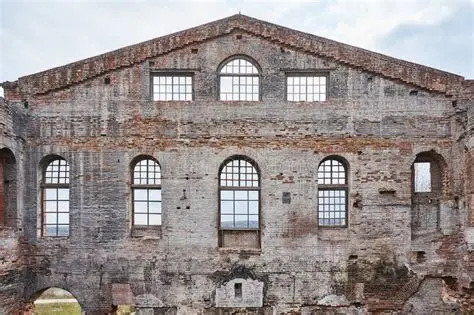
#> input picture LAB_S06_2026-2/fachada_buena.jpg, 474 x 315 px
$ python LAB_S06_000300122_actividad_harris_fachadas.py fachada_buena.jpg
#> lines starting #> are read from the running program, lines starting #| are printed output that depends on the picture; after the words box and inside, x2 and y2 are one past the last pixel; in counts of white or black regions, pixels touching at a corner belong together
# -*- coding: utf-8 -*-
# =============================================================================
# ACTIVIDAD: EVALUACION DEL ESTADO DE FACHADAS CON EL DETECTOR DE ESQUINAS HARRIS
#
# Pasos: 1) Cargar "n" imagenes  2) Detectar esquinas (Harris)  3) Contarlas
#        4) Marcarlas sobre la imagen  5) Clasificar la fachada
#
# Regla de clasificacion:
#     mas de 1500 esquinas  -> Buen estado
#     entre 700 y 1500      -> Estado regular
#     menos de 700          -> Estado deteriorado
#
# Instalacion:  py -m pip install opencv-python numpy matplotlib
# Ejecucion:    py LAB_S06_000300122_actividad_harris_fachadas.py
#               py LAB_S06_000300122_actividad_harris_fachadas.py fachada1.jpg fachada2.jpg
# Las imagenes marcadas se guardan en la carpeta "resultados".
# =============================================================================

import os
import sys
import cv2
import numpy as np
import matplotlib.pyplot as plt
from tkinter import Tk, filedialog

# ----------------------------- PARAMETROS ------------------------------------
CARPETA = "resultados"      # carpeta de salida
ANCHO_NORMALIZADO = 1000    # todas las imagenes se redimensionan a este ancho
                            # para que el conteo sea comparable entre fotos
BLOCK_SIZE = 2              # vecindad usada por Harris
KSIZE = 3                   # apertura del operador Sobel
K = 0.04                    # constante k de Harris (0.04 - 0.06)
UMBRAL_REL = 0.01           # esquina si respuesta > 1 % del maximo
UMBRAL_BUEN = 1500          # > 1500  -> buen estado
UMBRAL_REGULAR = 700        # 700-1500 -> regular, < 700 -> deteriorado

os.makedirs(CARPETA, exist_ok=True)


def seleccionar_imagenes():
    """Abre el explorador para elegir una o varias imagenes (n imagenes)."""
    ventana = Tk()
    ventana.withdraw()
    ventana.attributes("-topmost", True)
    try:
        rutas = filedialog.askopenfilenames(
            title="Selecciona las imagenes de fachadas",
            filetypes=[("Imagenes", "*.png *.jpg *.jpeg *.bmp *.tif *.tiff"),
                       ("Todos los archivos", "*.*")])
        return list(rutas)
    finally:
        ventana.destroy()


def cargar_imagen(ruta):
    """Lee la imagen y la normaliza a un ancho fijo."""
    img = cv2.imread(ruta)
    if img is None:
        raise FileNotFoundError(f"No se pudo leer la imagen: {ruta}")
    escala = ANCHO_NORMALIZADO / img.shape[1]
    return cv2.resize(img, None, fx=escala, fy=escala, interpolation=cv2.INTER_AREA)


def detectar_esquinas(img):
    """Aplica Harris y devuelve una lista de coordenadas (x, y) de esquinas."""
    gris = np.float32(cv2.cvtColor(img, cv2.COLOR_BGR2GRAY))
    respuesta = cv2.cornerHarris(gris, BLOCK_SIZE, KSIZE, K)
    # Umbral relativo al maximo de la respuesta
    mascara = respuesta > UMBRAL_REL * respuesta.max()
    # Supresion de no-maximos: solo se conserva el maximo local de cada grupo
    # de pixeles vecinos, para que una esquina real cuente una sola vez.
    maximos = respuesta == cv2.dilate(respuesta, np.ones((5, 5), np.uint8))
    ys, xs = np.nonzero(mascara & maximos)
    return list(zip(xs, ys))


def clasificar(n):
    """Clasifica la fachada segun la cantidad de esquinas."""
    if n > UMBRAL_BUEN:
        return "Buen estado", (0, 160, 0)
    if n >= UMBRAL_REGULAR:
        return "Estado regular", (0, 165, 255)
    return "Estado deteriorado", (0, 0, 255)


def marcar_esquinas(img, esquinas, color):
    """Dibuja un circulo rojo sobre cada esquina."""
    salida = img.copy()
    for x, y in esquinas:
        cv2.circle(salida, (int(x), int(y)), 3, (0, 0, 255), -1)
    return salida


def procesar(ruta):
    img = cargar_imagen(ruta)
    esquinas = detectar_esquinas(img)
    n = len(esquinas)
    estado, color = clasificar(n)
    marcada = marcar_esquinas(img, esquinas, color)
    nombre = os.path.splitext(os.path.basename(ruta))[0]
    cv2.imwrite(os.path.join(CARPETA, f"{nombre}_harris.png"), marcada)
    print(f"{os.path.basename(ruta):30s} | esquinas: {n:5d} | {estado}")
    return nombre, img, marcada, n, estado


def main():
    rutas = sys.argv[1:] or seleccionar_imagenes()
    if not rutas:
        print("No se selecciono ninguna imagen.")
        return
    print(f"Procesando {len(rutas)} imagen(es)...\n")
    resultados = [procesar(r) for r in rutas]
#> in cargar_imagen, img is the input picture: shape (315, 474, 3); mean B, G, R 142.2, 143.5, 151.3
#> in cargar_imagen, `return cv2.resize(img, None, fx=escala, fy=escala, interpolation=cv2.I..`:
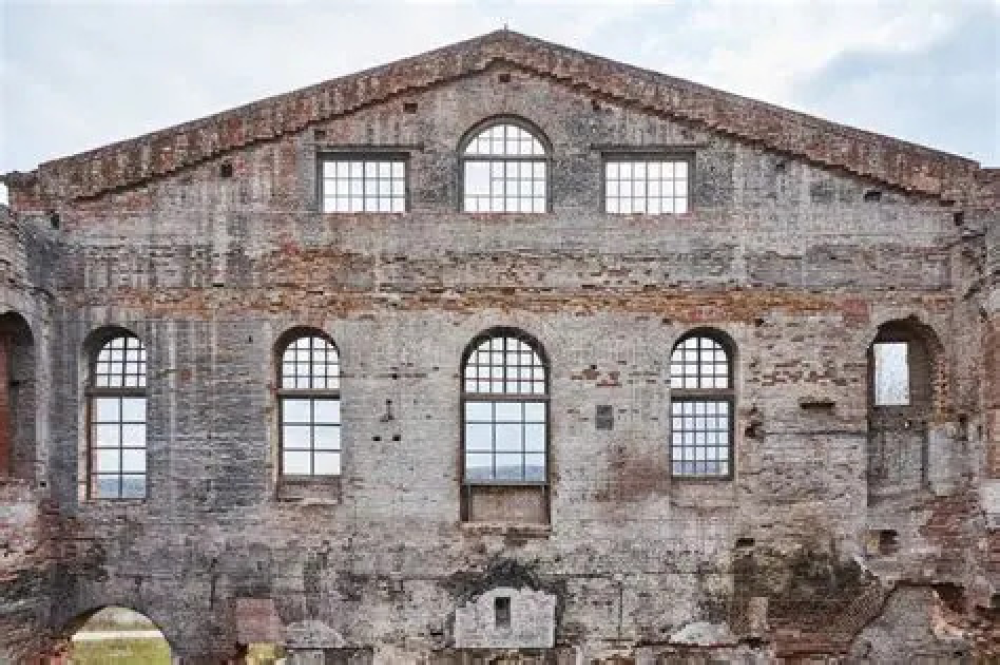
#> returned value: shape (665, 1000, 3); mean of channels 0, 1, 2 142.1, 143.4, 151.2; drawn as B, G, R
#> in detectar_esquinas, `gris = np.float32(cv2.cvtColor(img, cv2.COLOR_BGR2GRAY))`:
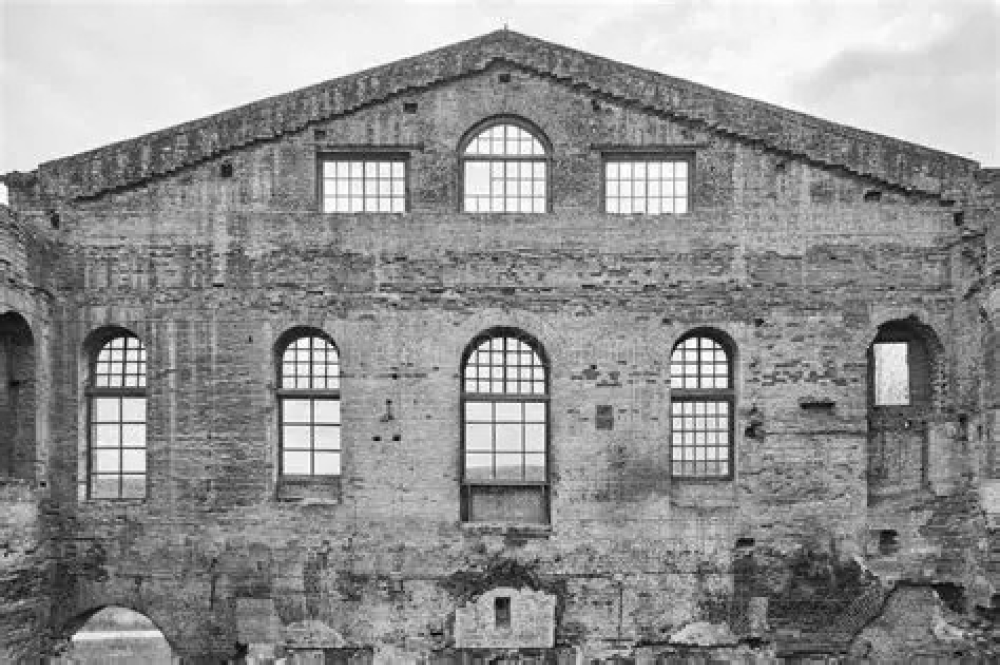
#> gris: shape (665, 1000) float32; min 0, max 255, mean 145.6
#> in detectar_esquinas, `mascara = respuesta > UMBRAL_REL * respuesta.max()`:
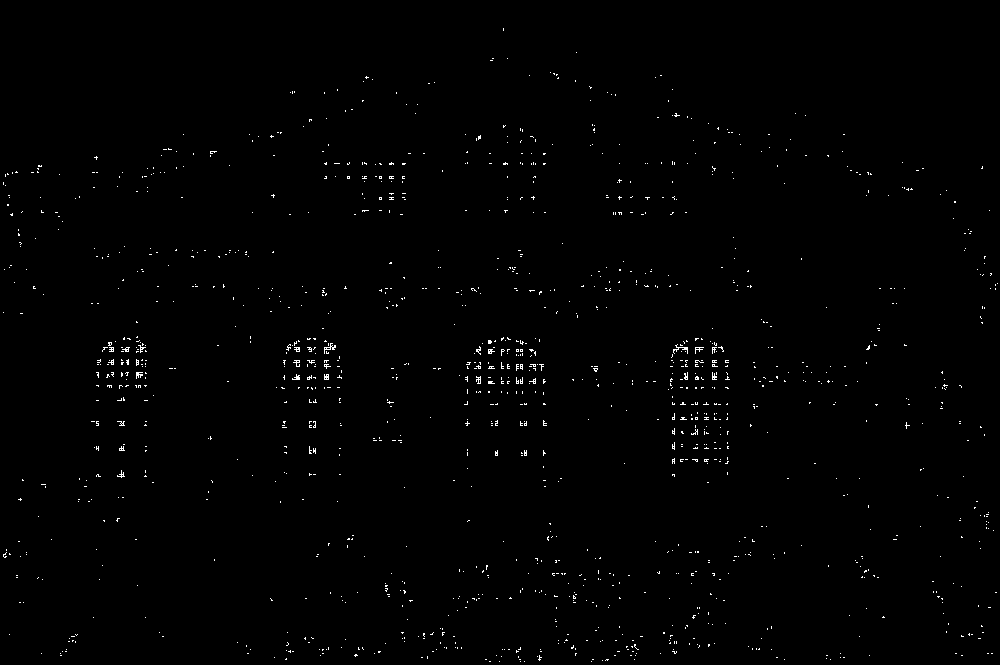
#> mascara: shape (665, 1000) bool; 0.68% white in thin lines or dots
#> in detectar_esquinas, `maximos = respuesta == cv2.dilate(respuesta, np.ones((5, 5), np.uint8))`:
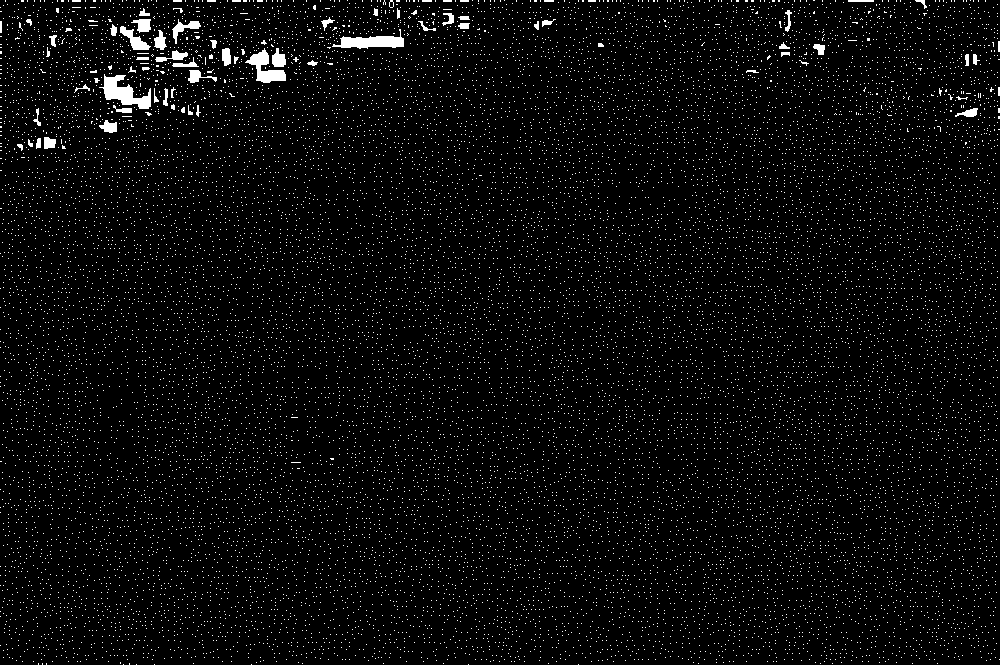
#> maximos: shape (665, 1000) bool; 3.6% white in thin lines or dots
#> in detectar_esquinas, `ys, xs = np.nonzero(mascara & maximos)`: ys = 1203 values from 29 to 661; xs = 1203 values, max 996 at index 1005, min 3 at index 403, mean 506.2
#> in procesar, `esquinas = detectar_esquinas(img)`: esquinas = 1203 pairs, first value 3 to 996, second value 29 to 661
#> in procesar, `n = len(esquinas)`: n = 1203
#> in procesar, `estado, color = clasificar(n)`: estado = 'Estado regular'; color = (0, 165, 255)
#> the loop in marcar_esquinas, `for x, y in esquinas:` made 1203 passes
#> (x, y) on passes 1 to 3: (503, 29), (576, 52), (507, 58)
#> after the loop in marcar_esquinas, `for x, y in esquinas:`:
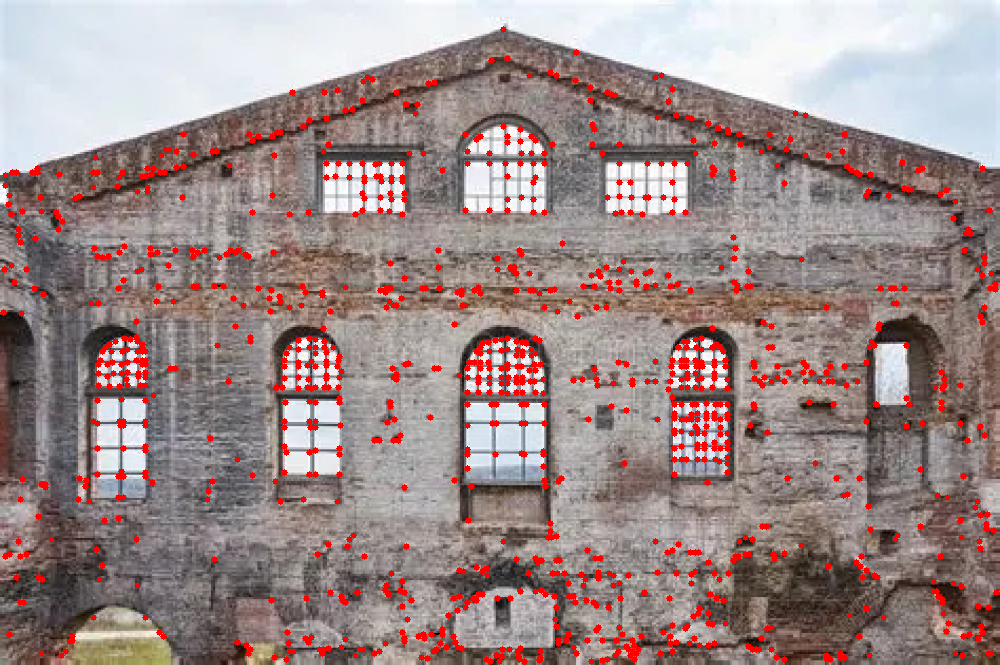
#> salida: shape (665, 1000, 3); 5% of pixels changed, all inside (x1, y1, x2, y2) = (0, 26, 1000, 665); drawn as B, G, R
#| fachada_buena.jpg              | esquinas:  1203 | Estado regular
#> resultados = 1 item

    # Figura comparativa: original y esquinas marcadas de cada fachada
    fig, ejes = plt.subplots(len(resultados), 2,
                             figsize=(11, 4.5 * len(resultados)), squeeze=False)
    for fila, (nombre, img, marcada, n, estado) in zip(ejes, resultados):
        fila[0].imshow(cv2.cvtColor(img, cv2.COLOR_BGR2RGB))
        fila[0].set_title(f"{nombre} (original)")
        fila[1].imshow(cv2.cvtColor(marcada, cv2.COLOR_BGR2RGB))
        fila[1].set_title(f"Esquinas: {n} -> {estado}")
        for ax in fila:
            ax.axis("off")
#> this loop made 1 pass
#> (nombre, n, estado) on pass 1: ('fachada_buena', 1203, 'Estado regular')
    plt.tight_layout()
    plt.savefig(os.path.join(CARPETA, "resumen.png"), dpi=110)
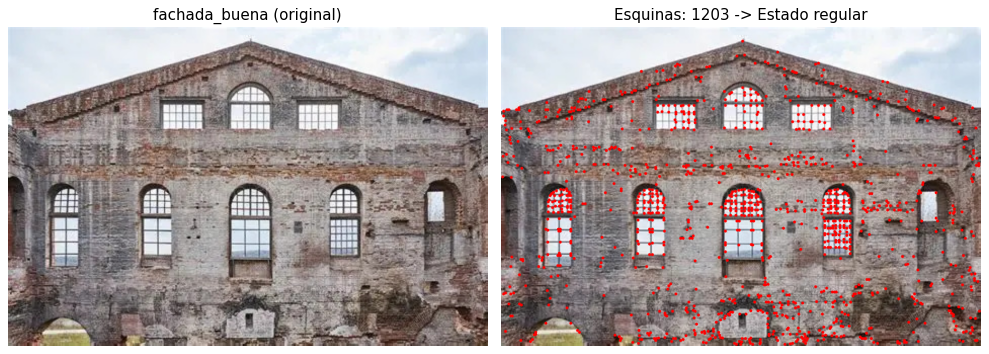
#> figure drawn by matplotlib, 2 panels
    plt.show()


if __name__ == "__main__":
    main()
